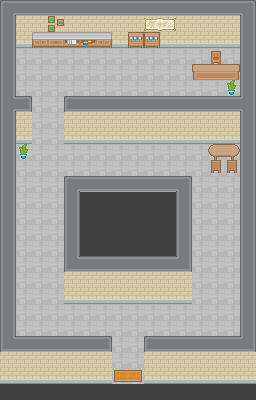

A 2D game scene composited from a Tiled map and its tileset images. What follows is a short description and the map's XML, with every tile layer's data as written:
An orthogonal 16x25 tile map with 16x16 px tiles, 4 tile layers (Tile Layer 1, Tile Layer 2, Tile Layer 4, overlay), 3 tilesets and 18 objects (16x wall, player, NPC).

<map version="1.0" orientation="orthogonal" renderorder="right-down" width="16" height="25" tilewidth="16" tileheight="16" nextobjectid="27">
 <tileset firstgid="1" name="roguelikeCity_magenta" tilewidth="16" tileheight="16" spacing="1" tilecount="1036" columns="37">
  <image source="../assets/roguelikeCity_magenta.png" width="628" height="475" />
 </tileset>
 <tileset firstgid="1037" name="roguelikeSheet_transparent" tilewidth="16" tileheight="16" spacing="1" tilecount="1767" columns="57">
  <image source="../assets/roguelikeSheet_transparent.png" width="968" height="526" />
 </tileset>
 <tileset firstgid="2804" name="roguelikeIndoor_transparent" tilewidth="16" tileheight="16" spacing="1" tilecount="468" columns="26">
  <image source="../assets/roguelikeIndoor_transparent.png" width="457" height="305" />
 </tileset>
 <layer name="Tile Layer 1" width="16" height="25">
  <data encoding="csv">
0,0,0,0,0,0,0,0,0,0,0,0,0,0,0,0,
0,0,0,0,0,0,0,0,0,0,0,0,0,0,0,0,
1214,1214,1214,1214,1214,1214,1214,1214,0,0,0,0,0,0,0,0,
1214,1214,1214,1214,1214,1214,1214,1214,1214,1214,1214,1214,1214,1214,1214,1214,
1214,1214,1214,1214,1214,1214,1214,1214,1214,1214,1214,1214,1214,1214,1214,1214,
1214,1214,1214,1214,1214,1214,1214,1214,1214,1214,1214,1214,1214,1214,1214,1214,
1214,1214,1214,1214,1214,1214,1214,1214,1214,1214,1214,1214,1214,1214,1214,1214,
1214,1214,1214,1214,1214,1214,1214,1214,1214,1214,1214,1214,1214,1214,1214,1214,
1214,1214,1214,1214,1214,1214,1214,1214,0,1214,1214,1214,1214,1214,1214,1214,
1214,1214,1214,1214,1214,1214,1214,1214,1214,1214,1214,1214,1214,1214,1214,1214,
1214,1214,1214,1214,1214,1214,1214,1214,1214,1214,1214,1214,1214,1214,1214,1214,
1214,1214,1214,1214,1214,1214,1214,1214,1214,1214,1214,1214,1214,1214,1214,1214,
1214,1214,1214,1214,1214,0,0,0,0,1214,1214,1214,1214,1214,1214,1214,
1214,1214,1214,1214,1214,0,0,0,0,0,0,1214,1214,1214,1214,1214,
1214,1214,1214,1214,1214,0,0,0,0,0,0,1214,1214,1214,1214,1214,
1214,1214,1214,1214,1214,0,0,0,0,0,0,1214,1214,1214,1214,1214,
1214,1214,1214,1214,1214,1214,1214,1214,0,0,0,1214,1214,1214,1214,1214,
1214,1214,1214,1214,1214,1214,1214,1214,0,1214,1214,1214,1214,1214,1214,1214,
1214,1214,1214,1214,1214,1214,1214,1214,0,1214,1214,1214,1214,1214,1214,1214,
1214,1214,1214,1214,1214,1214,1214,1214,1214,1214,1214,1214,1214,1214,1214,1214,
1214,1214,1214,1214,1214,1214,1214,1214,1214,1214,1214,1214,1214,1214,1214,1214,
1214,1214,1214,1214,1214,1214,1214,1214,1214,1214,1214,1214,1214,1214,1214,1214,
1214,1214,1214,1214,1214,1214,1214,1214,1214,1214,1214,1214,1214,1214,1214,1214,
1214,1214,1214,1214,1214,1214,1214,1214,1214,1214,1214,1214,1214,1214,1214,1214,
0,0,0,0,0,0,0,0,0,1214,1214,1214,1214,1214,1214,1214
</data>
 </layer>
 <layer name="Tile Layer 2" width="16" height="25">
  <data encoding="csv">
87,85,85,85,85,85,85,85,85,85,85,85,85,85,85,88,
123,196,196,196,196,196,196,196,196,196,196,196,196,196,196,123,
123,307,307,307,307,307,307,307,307,307,307,307,307,307,307,123,
123,0,0,0,0,0,0,0,0,0,0,0,0,2856,0,123,
123,0,0,0,0,0,0,0,0,0,0,0,3156,3256,3157,123,
123,0,0,0,0,0,0,0,0,0,0,0,0,0,0,123,
89,86,0,0,84,85,85,85,85,85,85,85,85,85,85,126,
123,196,0,0,196,196,196,196,196,196,196,196,196,196,196,123,
123,307,0,0,307,307,307,307,307,307,307,307,307,307,307,123,
123,0,0,0,0,0,0,0,0,0,0,0,0,2807,2808,123,
123,0,0,0,0,0,0,0,0,0,0,0,0,2909,2909,123,
123,0,0,0,87,85,85,85,85,85,85,88,0,0,0,123,
123,0,0,0,123,0,0,0,0,0,0,123,0,0,0,123,
123,0,0,0,123,0,0,0,0,0,0,123,0,0,0,123,
123,0,0,0,123,0,0,0,0,0,0,123,0,0,0,123,
123,0,0,0,123,0,0,0,0,0,0,123,0,0,0,123,
123,0,0,0,124,85,85,85,85,85,85,125,0,0,0,123,
123,0,0,0,196,196,196,196,196,196,196,196,0,0,0,123,
123,0,0,0,307,307,307,307,307,307,307,307,0,0,0,123,
123,0,0,0,0,0,0,0,0,0,0,0,0,0,0,123,
123,0,0,0,0,0,0,0,0,0,0,0,0,0,0,123,
124,85,85,85,85,85,86,0,0,84,85,85,85,85,85,125,
196,196,196,196,196,196,196,0,0,196,196,196,196,196,196,196,
307,307,307,307,307,307,307,3210,3212,307,307,307,307,307,307,307,
0,0,0,0,0,0,0,0,0,0,0,0,0,0,0,0
</data>
 </layer>
 <layer name="Tile Layer 4" width="16" height="25">
  <data encoding="csv">
0,0,0,0,0,0,0,0,0,0,0,0,0,0,0,0,
0,0,0,3158,0,0,0,0,0,3188,3189,0,0,0,0,0,
0,0,3116,3117,3123,3122,3125,0,3267,3267,0,0,0,0,0,0,
0,0,0,0,0,0,0,0,0,0,0,0,0,0,0,0,
0,0,0,0,0,0,0,0,0,0,0,0,0,0,0,0,
0,0,0,0,0,0,0,0,0,0,0,0,0,0,2820,0,
0,0,0,0,0,0,0,0,0,0,0,0,0,0,0,0,
0,0,0,0,0,3158,0,0,0,0,0,0,0,0,0,0,
0,0,0,0,0,0,0,0,0,0,0,0,0,0,0,0,
0,2820,0,0,0,0,0,0,0,0,0,0,0,0,0,0,
0,0,0,0,0,0,0,0,0,0,0,0,0,0,0,0,
0,0,0,0,0,0,0,0,0,0,0,0,0,0,0,0,
0,0,0,0,0,0,0,0,0,0,0,0,0,0,0,0,
0,0,0,0,0,0,0,0,0,0,0,0,0,0,0,0,
0,0,0,0,0,0,0,0,0,0,0,0,0,0,0,0,
0,0,0,0,0,0,0,0,0,0,0,0,0,0,0,0,
0,0,0,0,0,0,0,0,0,0,0,0,0,0,0,0,
0,0,0,0,0,0,0,0,0,0,0,0,0,0,0,0,
0,0,0,0,0,0,0,0,0,0,0,0,0,0,0,0,
0,0,0,0,0,0,0,0,0,0,0,0,0,0,0,0,
0,0,0,0,0,0,0,0,0,0,0,0,0,0,0,0,
0,0,0,0,0,0,0,0,0,0,0,0,0,0,0,0,
0,0,0,0,0,0,0,0,0,0,0,0,0,0,0,0,
0,0,0,0,0,0,0,0,0,0,0,0,0,0,0,0,
0,0,0,0,0,0,0,0,0,0,0,0,0,0,0,0
</data>
 </layer>
 <layer name="overlay" width="16" height="25">
  <data encoding="csv">
0,0,0,0,0,0,0,0,0,0,0,0,0,0,0,0,
0,0,0,0,0,0,0,0,0,0,0,0,0,0,0,0,
0,0,0,0,0,0,0,0,0,0,0,0,0,0,0,0,
0,0,0,0,0,0,0,0,0,0,0,0,0,2856,0,0,
0,0,0,0,0,0,0,0,0,0,0,0,3156,3256,3157,0,
0,0,0,0,0,0,0,0,0,0,0,0,0,0,0,0,
0,86,0,0,84,85,85,85,85,85,85,85,85,85,85,0,
0,196,0,0,196,196,196,196,196,196,196,196,196,196,196,0,
0,0,0,0,0,0,0,0,0,0,0,0,0,0,0,0,
0,2820,0,0,0,0,0,0,0,0,0,0,0,0,0,0,
0,0,0,0,0,0,0,0,0,0,0,0,0,0,0,0,
0,0,0,0,87,85,85,85,85,85,85,88,0,0,0,0,
0,0,0,0,123,715,715,715,715,715,715,123,0,0,0,0,
0,0,0,0,123,715,715,715,715,715,715,123,0,0,0,0,
0,0,0,0,0,715,715,715,715,715,715,0,0,0,0,0,
0,0,0,0,0,715,715,715,715,715,715,0,0,0,0,0,
0,0,0,0,0,0,0,0,0,0,0,0,0,0,0,0,
0,0,0,0,0,0,0,0,0,0,0,0,0,0,0,0,
0,0,0,0,0,0,0,0,0,0,0,0,0,0,0,0,
0,0,0,0,0,0,0,0,0,0,0,0,0,0,0,0,
0,0,0,0,0,0,0,0,0,0,0,0,0,0,0,0,
0,85,85,85,85,85,86,0,0,84,85,85,85,85,85,0,
0,196,196,196,196,196,196,0,0,196,196,196,196,196,196,0,
0,307,307,307,307,307,307,0,0,307,307,307,307,307,307,0,
715,715,715,715,715,715,715,715,715,715,715,715,715,715,715,715
</data>
 </layer>
 <objectgroup name="Obstacles">
  <object id="6" name="wall" x="16" y="124" width="16" height="4" />
  <object id="7" name="wall" x="64" y="124" width="176" height="4" />
  <object id="8" name="wall" x="64" y="204" width="128" height="100" />
  <object id="9" name="wall" x="16" y="0" width="224" height="32" />
  <object id="10" name="wall" x="240" y="0" width="16" height="384" />
  <object id="11" name="wall" x="0" y="0" width="16" height="384" />
  <object id="12" name="wall" x="16" y="364" width="96" height="20" />
  <object id="13" name="wall" x="144" y="364" width="96" height="20" />
  <object id="14" name="wall" x="112" y="384" width="32" height="16" />
  <object id="17" name="wall" x="20" y="152" width="8" height="8" />
  <object id="18" name="wall" x="228" y="88" width="8" height="8" />
  <object id="19" name="wall" x="212" y="52" width="8" height="8" />
  <object id="20" name="wall" x="192" y="64" width="48" height="16" />
  <object id="21" name="wall" x="208" y="144" width="32" height="16" />
  <object id="22" name="wall" x="212" y="160" width="8" height="12" />
  <object id="23" name="wall" x="228" y="160" width="8" height="12" />
  <object id="24" name="player" x="128" y="372" width="8" height="8">
   <properties>
    <property name="entrance" type="int" value="0" />
   </properties>
  </object>
  <object id="25" name="NPC" x="168" y="72" width="8" height="8">
   <properties>
    <property name="json" type="int" value="5" />
   </properties>
  </object>
 </objectgroup>
</map>
